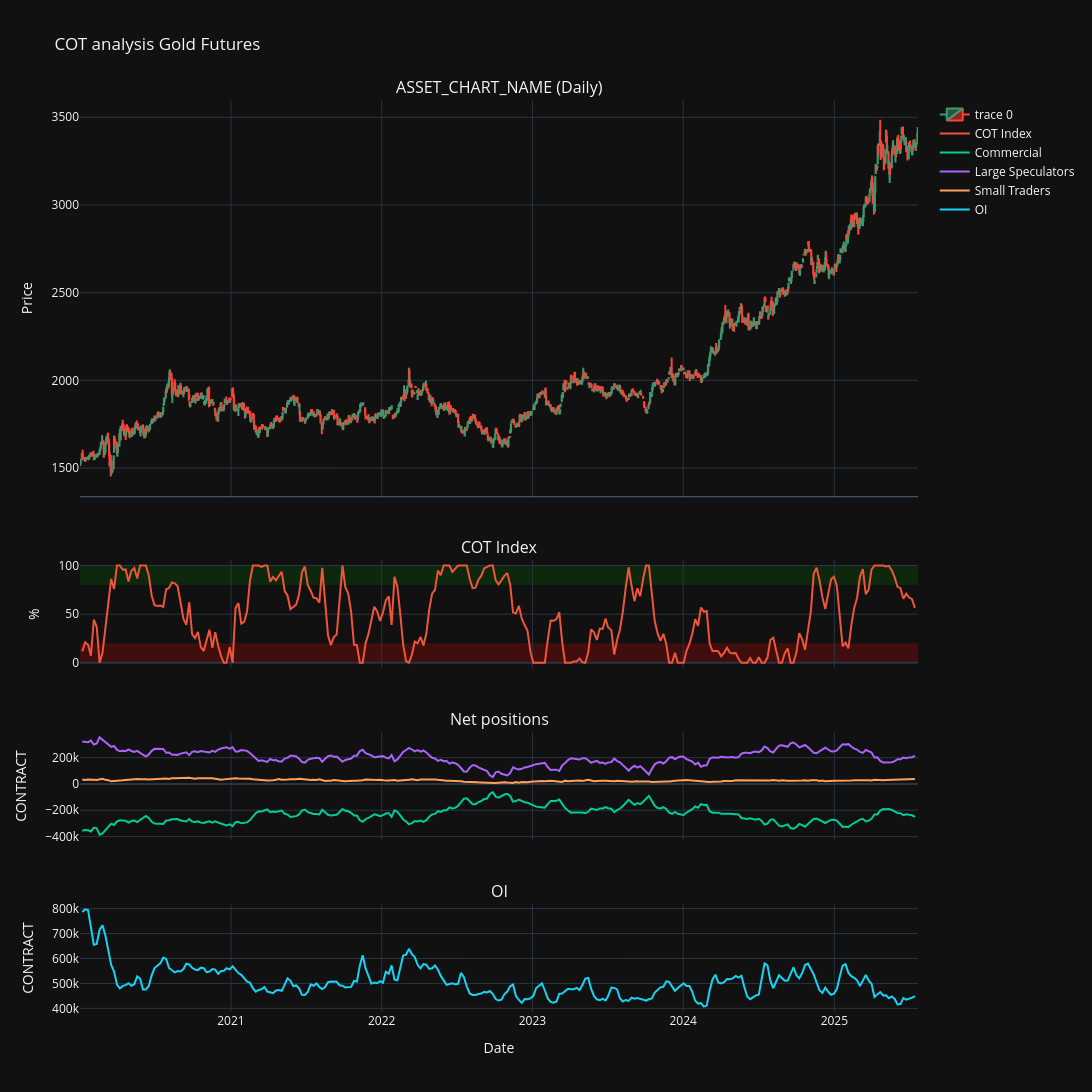

Write notebook code for a chart like this one.
### Markdown cell above
---

### Code cell
# Create subplots: 1 column, 3 rows, shared X-axis
fig = make_subplots(
    rows=4,
    cols=1,
    shared_xaxes=True,
    vertical_spacing= 0.07,
    row_heights=[0.55, 0.15, 0.15, 0.15],  # Increase height of first subplot
    subplot_titles=(f"ASSET_CHART_NAME (Daily)", 'COT Index', 'Net positions', 'OI')
)

# Add each series to its own subplot
fig.add_trace(go.Candlestick(
    x=asset_price_df.index,
    open=asset_price_df['Open'],
    high=asset_price_df['High'],
    low=asset_price_df['Low'],
    close=asset_price_df['Close']
), row=1, col=1)
fig.add_trace(go.Scatter(x=df.index, y=df['COT_Index'], name='COT Index'), row=2, col=1)

for col in ['Commercial_Net_Position', 'Large_Speculators_Net_Position', 'Small_Traders_Net_Position']:
    fig.add_trace(go.Scatter(x=df.index, y=df[col], name=col.replace('_Net_Position', '').replace('_', ' ').title(), line=dict(width=2)), row=3, col=1)

fig.add_trace(go.Scatter(x=df.index, y=df['OI'], name='OI'), row=4, col=1)

fig.add_shape(
    type='rect',
    xref='paper',  # spans the full width of the plot
    yref='y2',     # y-axis of subplot in row 2
    x0=0,
    x1=1,
    y0=80,         # Adjust based on COT Index range
    y1=100,
    fillcolor='green',
    opacity=0.2,
    line_width=0,
    layer='below'
)

fig.add_shape(
    type='rect',
    xref='paper',
    yref='y2',
    x0=0,
    x1=1,
    y0=0,
    y1=20,
    fillcolor='red',
    opacity=0.2,
    line_width=0,
    layer='below'
)


# Update layout
fig.update_layout(
    autosize=True,
    height=1200,
    width=1750,
    title_text=f"COT analysis {ASSET_CHART_NAME}",
    template='plotly_dark',
    xaxis_rangeslider_visible=False,
    hovermode='x unified',  # or 'x unified' or 'closest',

    spikedistance=-1,
    xaxis=dict(showspikes=True, spikemode='across', spikesnap='cursor', showline=True),
    xaxis2=dict(showspikes=True, spikemode='across', spikesnap='cursor'),
    xaxis3=dict(showspikes=True, spikemode='across', spikesnap='cursor'),
    xaxis4=dict(showspikes=True, spikemode='across', spikesnap='cursor'),

    yaxis=dict(showspikes=True, spikemode='across', spikesnap='cursor'),
    yaxis2=dict(showspikes=True, spikemode='across', spikesnap='cursor'),
    yaxis3=dict(showspikes=True, spikemode='across', spikesnap='cursor'),
    yaxis4=dict(showspikes=True, spikemode='across', spikesnap='cursor'),
)

# Only show x-axis label on bottom chart
fig.update_xaxes(title_text='Date', row=4, col=1)

# Optional: Customize y-axis titles per row if needed
fig.update_yaxes(title_text='Price', row=1, col=1)
fig.update_yaxes(title_text='%', row=2, col=1)
fig.update_yaxes(title_text='CONTRACT', row=3, col=1)
fig.update_yaxes(title_text='CONTRACT', row=4, col=1)

# Save as responsive HTML
fig.write_html(f"plots/{ASSET_CHART_NAME.replace(' ', '_').lower()}_cot_analysis.html", auto_open=False, full_html=True, include_plotlyjs='cdn', config={'responsive': True})
fig.show()

### Figure 1 — Plotly figure (JSON) as saved in the notebook; plotly's stock layout.template omitted (floating-point values rounded to 4 significant figures; data arrays with more than 128 entries replaced by an {"elided": "..."} marker saying what was removed)
{"data": [{"close": {"elided": "1397 float values"}, "high": {"elided": "1397 float values"}, "low": {"elided": "1397 float values"}, "open": {"elided": "1397 float values"}, "type": "candlestick", "x": {"elided": "1397 str values"}, "xaxis": "x", "yaxis": "y"}, {"name": "COT Index", "type": "scatter", "x": {"elided": "289 str values"}, "xaxis": "x2", "y": {"elided": "289 float values"}, "yaxis": "y2"}, {"line": {"width": 2}, "name": "Commercial", "type": "scatter", "x": {"elided": "289 str values"}, "xaxis": "x3", "y": {"elided": "289 int values"}, "yaxis": "y3"}, {"line": {"width": 2}, "name": "Large Speculators", "type": "scatter", "x": {"elided": "289 str values"}, "xaxis": "x3", "y": {"elided": "289 int values"}, "yaxis": "y3"}, {"line": {"width": 2}, "name": "Small Traders", "type": "scatter", "x": {"elided": "289 str values"}, "xaxis": "x3", "y": {"elided": "289 int values"}, "yaxis": "y3"}, {"name": "OI", "type": "scatter", "x": {"elided": "289 str values"}, "xaxis": "x4", "y": {"elided": "289 int values"}, "yaxis": "y4"}], "layout": {"annotations": [{"font": {"size": 16}, "showarrow": false, "text": "ASSET_CHART_NAME (Daily)", "x": 0.5, "xanchor": "center", "xref": "paper", "y": 1, "yanchor": "bottom", "yref": "paper"}, {"font": {"size": 16}, "showarrow": false, "text": "COT Index", "x": 0.5, "xanchor": "center", "xref": "paper", "y": 0.4955, "yanchor": "bottom", "yref": "paper"}, {"font": {"size": 16}, "showarrow": false, "text": "Net positions", "x": 0.5, "xanchor": "center", "xref": "paper", "y": 0.307, "yanchor": "bottom", "yref": "paper"}, {"font": {"size": 16}, "showarrow": false, "text": "OI", "x": 0.5, "xanchor": "center", "xref": "paper", "y": 0.1185, "yanchor": "bottom", "yref": "paper"}], "autosize": true, "height": 1200, "hovermode": "x unified", "shapes": [{"fillcolor": "green", "layer": "below", "line": {"width": 0}, "opacity": 0.2, "type": "rect", "x0": 0, "x1": 1, "xref": "paper", "y0": 80, "y1": 100, "yref": "y2"}, {"fillcolor": "red", "layer": "below", "line": {"width": 0}, "opacity": 0.2, "type": "rect", "x0": 0, "x1": 1, "xref": "paper", "y0": 0, "y1": 20, "yref": "y2"}], "spikedistance": -1, "title": {"text": "COT analysis Gold Futures"}, "width": 1750, "xaxis": {"anchor": "y", "domain": [0, 1], "matches": "x4", "rangeslider": {"visible": false}, "showline": true, "showspikes": true, "showticklabels": false, "spikemode": "across", "spikesnap": "cursor"}, "xaxis2": {"anchor": "y2", "domain": [0, 1], "matches": "x4", "showspikes": true, "showticklabels": false, "spikemode": "across", "spikesnap": "cursor"}, "xaxis3": {"anchor": "y3", "domain": [0, 1], "matches": "x4", "showspikes": true, "showticklabels": false, "spikemode": "across", "spikesnap": "cursor"}, "xaxis4": {"anchor": "y4", "domain": [0, 1], "showspikes": true, "spikemode": "across", "spikesnap": "cursor", "title": {"text": "Date"}}, "yaxis": {"anchor": "x", "domain": [0.5655, 1], "showspikes": true, "spikemode": "across", "spikesnap": "cursor", "title": {"text": "Price"}}, "yaxis2": {"anchor": "x2", "domain": [0.377, 0.4955], "showspikes": true, "spikemode": "across", "spikesnap": "cursor", "title": {"text": "%"}}, "yaxis3": {"anchor": "x3", "domain": [0.1885, 0.307], "showspikes": true, "spikemode": "across", "spikesnap": "cursor", "title": {"text": "CONTRACT"}}, "yaxis4": {"anchor": "x4", "domain": [0, 0.1185], "showspikes": true, "spikemode": "across", "spikesnap": "cursor", "title": {"text": "CONTRACT"}}}}
